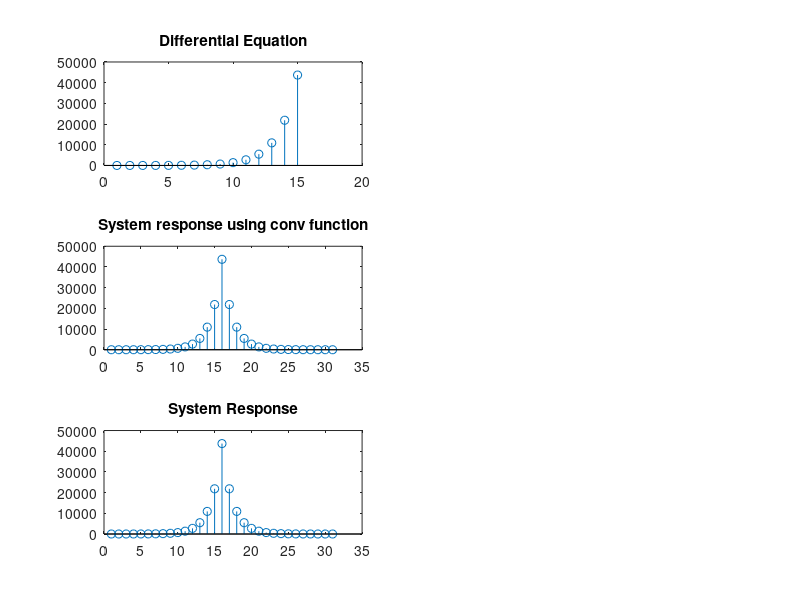

This figure's MATLAB source:
clc;
close all;
clear all;      
% to solve differential equation
for n = 0:15
    if n==0
        a1=1;
    else if n==1
          y(n)=0.5*a1+2^n;
         else
          y(n)=0.5*y(n-1)+2^n;
     end
   end
end

subplot(321);
stem(abs(y));
title('Differential Equation');

num=[1 0];
den=[1 -0.5];

[r p c]=residue(num,den);


for n = 0:15
   h(n+1)=p^n;
   x(n+1)=2^n;
end

z=conv(x,h);% system

subplot(323);
stem(abs(z));
title('System response using conv function');

m=length(x); 
n=length(h); 
x=[x,zeros(1,n)]; 
h=[h,zeros(1,m)]; 
N=n+m-1;

for i=1:N 
    y2(i)=0; 
    for j=1:m 
        if(i-j+1>0) 
           y2(i)=y2(i)+x(j)*h(i-j+1); 
        end 
    end 
end

subplot(325);
stem(abs(y2));
title('System Response');















